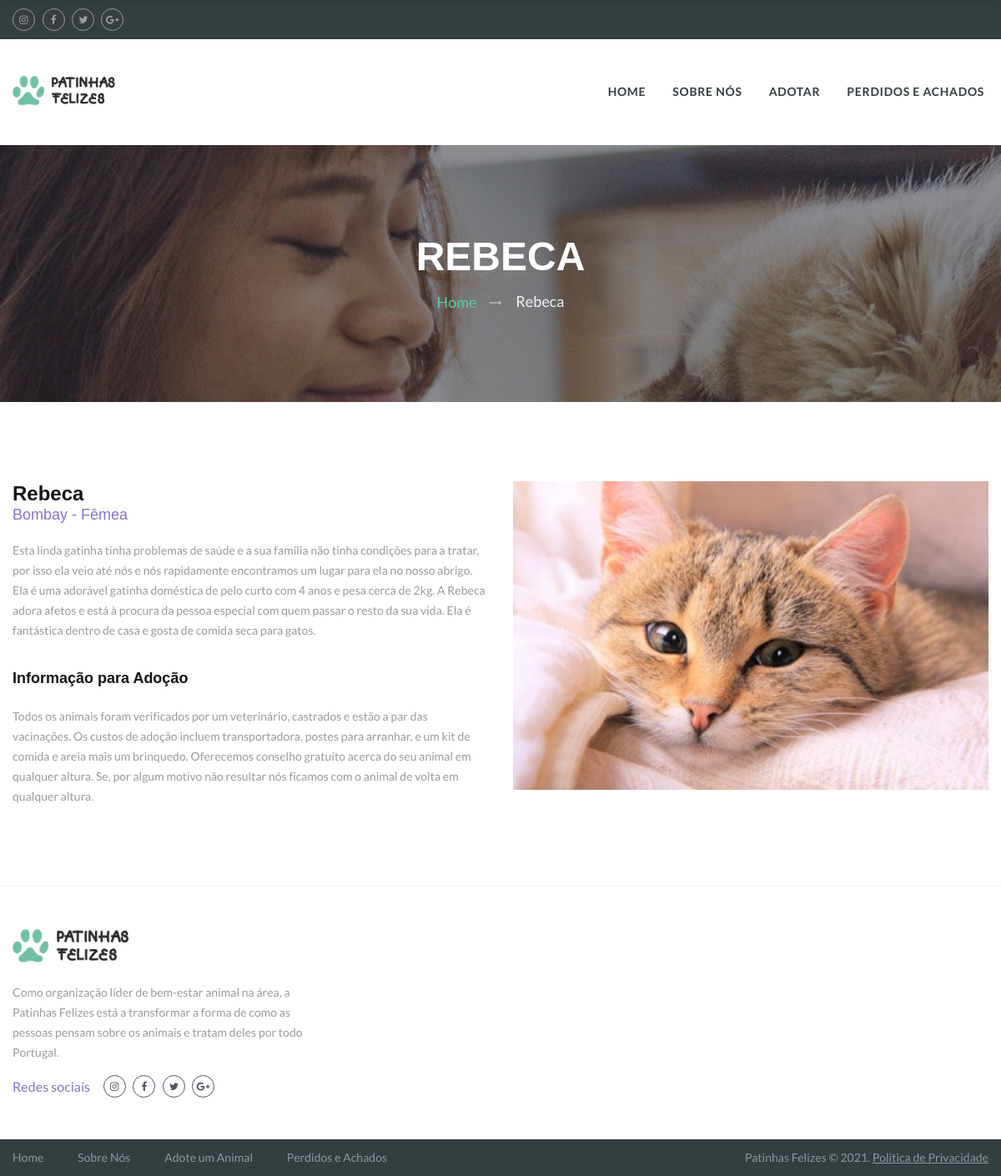
Screenshot of /php/pages/pet.php?idPet=1 with the database file from the repository.
### tables this page shows
CREATE TABLE Pet (
    idPet INTEGER PRIMARY KEY AUTOINCREMENT,
    name VARCHAR(255),
    age INTEGER,
    gender TINYINT,
    weight FLOAT(2,1),
    location VARCHAR(255),
    description VARCHAR(200000),
    image VARCHAR(255),
    adopted TINIINT(2) DEFAULT 0,
	idUser INTEGER,
    idMessage INTEGER,
    idType INTEGER,
    idBreed INTEGER,
    FOREIGN KEY (idType) REFERENCES Type(idType),
    FOREIGN KEY (idBreed) REFERENCES Breed(idBreed),
    FOREIGN KEY (idUser) REFERENCES User(idUser),
    FOREIGN KEY (idMessage) REFERENCES Message(idMessage)
);

CREATE TABLE Breed (
    idBreed INTEGER PRIMARY KEY AUTOINCREMENT,
    name VARCHAR(255),
  	idType INTEGER,
    FOREIGN KEY (idType) REFERENCES Type(idType)
);

### php/db/db_pet.php (called while the page is built, shortened)
<?php
    include_once('db_breed.php');
    function getPet($petId) {
        $db = Database::instance()->db();
        $stmt = $db->prepare("SELECT * FROM Pet WHERE idPet = ?");
        $stmt->execute(array($petId));
        $row = $stmt->fetch();
        return $row;
    }
?>

### php/db/db_breed.php (called while the page is built, shortened)
<?php
    function getBreed($idBreed) {
        $db = Database::instance()->db();
        $stmt = $db->prepare('SELECT name FROM Breed WHERE idBreed = ?');
        $stmt->execute(array($idBreed));
        $row = $stmt->fetch();
        return $row['name'];
    }
?>

### php/pages/pet.php (the view, shortened to what this page needs)
<?php
include_once('../db/db_pet.php');
include_once('../db/db_breed.php');
$idPet = $_GET['idPet'];
$pet = getPet($idPet);
$breed = getBreed($pet['idBreed']);
?>
<!DOCTYPE html>
<html class="wide wow-animation" lang="en">
<head>
  <link rel="stylesheet" href="../../css/style.css">
  <link rel="stylesheet" href="../../css/animations.css">
</head>
<body>
  <div class="page">
    <header class="page-header">
      <div class="rd-navbar-wrap">
        <nav class="rd-navbar rd-navbar-default" data-layout="rd-navbar-fixed" data-sm-layout="rd-navbar-fixed" data-sm-device-layout="rd-navbar-fixed" data-md-layout="rd-navbar-static" data-md-device-layout="rd-navbar-fixed" data-lg-device-layout="rd-navbar-static" data-lg-layout="rd-navbar-static" data-stick-up-clone="true" data-md-stick-up-offset="190px" data-lg-stick-up-offset="190px">
          <div class="rd-navbar-top-panel">
            <div class="rd-navbar-top-panel-content">
              <ul class="inline-list-xxs">
                <li><a class="icon icon-xxs icon-circle icon-gray-outline icon-effect-1 fa fa-instagram" href="#"></a></li>
                <li><a class="icon icon-xxs icon-circle icon-gray-outline icon-effect-1 fa fa-facebook" href="#"></a></li>
                <li><a class="icon icon-xxs icon-circle icon-gray-outline icon-effect-1 fa fa-twitter" href="#"></a></li>
                <li><a class="icon icon-xxs icon-circle icon-gray-outline icon-effect-1 fa fa-google-plus" href="#"></a></li>
              </ul>
            </div>
          </div>
          <div class="rd-navbar-inner">
            <div class="rd-navbar-panel">
              <div class="rd-navbar-brand">
                <a class="brand-name" href="../../index.php">
                  <img src="../../images/logo-default-176x45.png" alt="" width="176" height="45" />
                </a>
              </div>
            </div>
            <div class="rd-navbar-nav-wrap">
              <ul class="rd-navbar-nav">
                <li><a href="../../index.php">Home</a></li>
                <li><a href="about-us.php">Sobre Nós</a></li>
                <li><a href="adopt-a-pet.php">Adotar</a></li>
                <li><a href="lost-and-found.php">Perdidos e Achados</a></li>
              </ul>
            </div>
          </div>
        </nav>
      </div>
    </header>
    <div class="page-title">
      <div class="page-title-text"><?= $pet['name']; ?></div>
      <ul class="breadcrumbs-custom">
        <li><a href="../../index.php">Home</a></li>
        <li class="active"><?= $pet['name']; ?></li>
      </ul>
    </div>
    <section class="section-md bg-white text-center">
      <div class="shell">
        <div class="range range-sm-center">
          <div class="cell-sm-8 cell-md-12">
            <article class="box-profile">
              <div class="box-profile-left">
                <img class="box-profile-image" src="../../images/adopt/<?= $pet['image']; ?>" alt="" width="570" height="389" />
              </div>
              <div class="box-profile-body">
                <p class="box-profile-name"><?= $pet['name']; ?></p>
                <p class="box-profile-description"><?= $breed; ?> - <?= $pet['gender'] == 1 ? 'Fêmea' : 'Macho'; ?></p>
                <div class="box-profile-text">
                  <p><?= $pet['description']; ?></p>
                  <p class="box-profile-title">Informação para Adoção</p>
                  <p>
                    Todos os animais foram verificados por um veterinário, castrados e estão a par das vacinações.
                    Os custos de adoção incluem transportadora, postes para arranhar, e um kit de comida e areia mais um brinquedo.
                    Oferecemos conselho gratuíto acerca do seu animal em qualquer altura. Se, por algum motivo não resultar nós ficamos
                    com o animal de volta em qualquer altura.
                  </p>
                </div>
              </div>
            </article>
          </div>
        </div>
      </div>
    </section>
    <section class="pre-footer-default text-center text-sm-left">
      <div class="shell">
        <div class="range range-sm-center spacing-55">
          <div class="cell-sm-6 cell-md-4">
            <div class="brand-sm">
              <a href="../../index.php">
                <img src="../../images/logo-default-176x45.png" alt="" width="176" height="45" />
              </a>
            </div>
            <p>
              Como organização líder de bem-estar animal na área, a Patinhas Felizes está a transformar a forma de como
              as pessoas pensam sobre os animais e tratam deles por todo Portugal.
            </p>
            <div class="group-sm group-middle"><span class="big text-blue-marguerite">Redes sociais</span>
              <ul class="inline-list-xxs">
                <li><a class="icon icon-xxs icon-circle icon-trout-outline icon-effect-1 fa fa-instagram" href="#"></a></li>
                <li><a class="icon icon-xxs icon-circle icon-trout-outline icon-effect-1 fa fa-facebook" href="#"></a></li>
                <li><a class="icon icon-xxs icon-circle icon-trout-outline icon-effect-1 fa fa-twitter" href="#"></a></li>
                <li><a class="icon icon-xxs icon-circle icon-trout-outline icon-effect-1 fa fa-google-plus" href="#"></a></li>
              </ul>
            </div>
          </div>
          <div class="cell-sm-6 cell-md-4"></div>
          <div class="cell-sm-6 cell-md-4"></div>
        </div>
      </div>
    </section>
    <footer class="page-footer-default text-center">
      <div class="shell">
        <div class="range spacing-30">
          <div class="cell-md-6 cell-lg-8 text-md-left">
            <ul class="list-nav">
              <li><a href="../../index.php">Home</a></li>
              <li><a href="about-us.php">Sobre Nós</a></li>
              <li><a href="adopt-a-pet.php">Adote um Animal</a></li>
              <li><a href="lost-and-found.php">Perdidos e Achados</a></li>
            </ul>
          </div>
          <div class="cell-md-6 cell-lg-4 text-md-right">
            <p class="rights">Patinhas Felizes&nbsp;&copy;&nbsp;<span id="copyright-year"></span>.&nbsp;<br class="veil-sm"><a class="link-underline" href="privacy-policy.php">Política de Privacidade</a>
            </p>
          </div>
        </div>
      </div>
    </footer>
  </div>
</html>

### rows the page displays
pet: name "REBECA", name "Rebeca", image (picture), idBreed.name "Bombay", description "Esta linda gatinha tinha problemas de saúde e a sua família não tinha condições para a tratar, por isso ela veio até nós e nós rapidamente encontramos um lugar para ela no nosso abrigo. Ela é uma adorável gatinha doméstica de pelo curto com 4 anos e pesa cerca de 2kg. A Rebeca adora afetos e está à procura da pessoa especial com quem passar o resto da sua vida. Ela é fantástica dentro de casa e gosta de comida seca para gatos."
